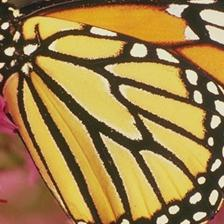
#> input picture code/Sparse-Patch-Sampling/output/FFT/ori_img.jpg, 224 x 224 px, given as the content of the folder ../Set5/, which was not available
$ jupyter execute HR2LR.ipynb
#> lines starting #> are read from the running program, lines starting #| are printed output that depends on the picture; pictures that were not available may be replaced by others from this repository, and a replacement may not be noted
[cell 1]
import numpy as np
from scipy.spatial import Delaunay
import cv2
import os
import math
from tqdm import tqdm
import random

[cell 2]
FFT = True # whether to use FFT-based down-sampling
scale = 1000 # down-sampling scale
HR_dir="../Set5/" # origin image folder

[cell 3]
# FFT high-pass filtering
def high_pass_filtering(image, radius, n):
    fft = cv2.dft(np.float32(image), flags=cv2.DFT_COMPLEX_OUTPUT)
    dshift = np.fft.fftshift(fft)

    rows, cols = image.shape[:2]
    mid_row, mid_col = int(rows / 2), int(cols / 2)

    mask = np.zeros((rows, cols, 2), np.float32)
    for i in range(0, rows):
        for j in range(0, cols):
            d = math.sqrt(pow(i - mid_row, 2) + pow(j - mid_col, 2))
            try:
                mask[i, j, 0] = mask[i, j, 1] = 1 / (1 + pow(radius / d, 2*n))
            except ZeroDivisionError:
                mask[i, j, 0] = mask[i, j, 1] = 0
    fft_filtering = dshift * mask
    ishift = np.fft.ifftshift(fft_filtering)
    image_filtering = cv2.idft(ishift)
    image_filtering = cv2.magnitude(
        image_filtering[:, :, 0], image_filtering[:, :, 1])
    cv2.normalize(image_filtering, image_filtering, 0, 1, cv2.NORM_MINMAX)
    return image_filtering

[cell 4]
class Triangle:
    def __init__(self, coordinate, color) -> None:
        self.coordinate = coordinate
        self.color = color
        self.A, self.B, self.C = self.coordinate[0], self.coordinate[1], self.coordinate[2]
        self.ABx = self.B[0] - self.A[0]
        self.ACx = self.C[0] - self.A[0]
        self.ABy = self.B[1] - self.A[1]
        self.ACy = self.C[1] - self.A[1]

    def barycentric(self, P):
        # compute the barycentric coordinates of P
        s1 = np.array([[self.ABx, self.ACx, self.A[0] - P[i][0]]
                       for i in range(P.shape[0])])
        s2 = np.array([[self.ABy, self.ACy, self.A[1] - P[i][1]]
                       for i in range(P.shape[0])])
        _u = np.cross(s1, s2)
        ans = [[1-(u[0]+u[1])/u[2], u[0]/u[2], u[1]/u[2]]
               if abs(u[2]) > 0 else [-1, 1, 1]
               for u in _u]
        return np.array(ans)

[cell 5]
corner = np.array([[0, 0], [0, 1], [1, 0], [1, 1]])
for root, dirs, files in os.walk(HR_dir):
    # for file in tqdm(files, leave=True):
    for file in files:
        HR_img = cv2.imread(os.path.join(root, file))
#> HR_img is the input picture: shape (224, 224, 3); mean B, G, R 72.4, 129.4, 160
        point_num = HR_img.shape[0]*HR_img.shape[1]//scale
#> point_num = 50
        if FFT:
            fft_HR_img = cv2.cvtColor(HR_img, cv2.COLOR_BGR2GRAY)
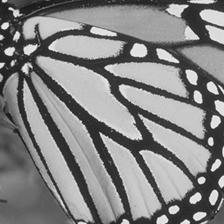
#> fft_HR_img: shape (224, 224); min 13, max 252, mean 132
            fft_HR_img = high_pass_filtering(fft_HR_img, 30, 1)
#> in high_pass_filtering, `image_filtering = cv2.magnitude( image_filtering[:, :, 0], image_filte..`:
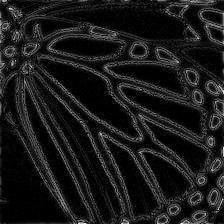
#> image_filtering: shape (224, 224) float32; min 2.95, max 5689703.5, mean 592457.1; drawn with min black and max white
            #! TODO This method may lead to prob*fft_HR_img[i][j] > 1
            prob = point_num/(np.sum(fft_HR_img))
#> prob = 0.00957
            points = []
            for i in range(HR_img.shape[0]):
                for j in range(HR_img.shape[1]):
                    if random.random() <= prob*fft_HR_img[i][j]:
                        points.append([i, j])
        else:  # sample randomly
            points = np.random.random((point_num, 2))
            points = np.array(
                points*[HR_img.shape[0]-1, HR_img.shape[1]-1], dtype=int)
        HR_img_corner = np.array(
            corner*[HR_img.shape[0]-1, HR_img.shape[1]-1], dtype=int)
#> HR_img_corner = [[0, 0], [0, 223], [223, 0], [223, 223]]
        points = np.concatenate((HR_img_corner, np.array(points)))

        delaunay = Delaunay(points)  # execute Delaunay triangualtion algorithm
        points_coord = points[delaunay.simplices]
        tris = [Triangle(c, np.array([HR_img[c[0][0]][c[0][1]], HR_img[c[1][0]]
                                      [c[1][1]], HR_img[c[2][0]][c[2][1]]])) for c in points_coord]
#> in __init__, `self.color = color`: self.color = [[65, 72, 152], [7, 76, 109], [83, 95, 173]]
#> tris = 80 items

        computed = set()
        LR_img = np.zeros((HR_img.shape[0], HR_img.shape[1], 3))
        for t in tqdm(tris, leave=False):  # for each triangle
            bbox = np.array([[np.min(t.coordinate[:, 0]), np.min(t.coordinate[:, 1])],
                             [np.max(t.coordinate[:, 0]), np.max(t.coordinate[:, 1])]])
            coord = np.array([[x, y] for x in range(bbox[0][0], bbox[1][0]+1)
                              for y in range(bbox[0][1], bbox[1][1]+1)])
            u = t.barycentric(coord)
            colors = np.dot(u, t.color)  # interpolate color
            for i in range(coord.shape[0]):
                x, y = coord[i]
                if (x, y) in computed:  # prevent from repeated computation
                    continue
                barycentric = u[i]
                # in this triangle
                if barycentric[0] >= 0 and barycentric[1] >= 0 and barycentric[2] >= 0:
                    computed.add((x, y))
                    LR_img[x][y] = colors[i]
#> this loop made 80 passes
#> bbox on passes 1 to 12: [[217, 0], [223, 209]], [[4, 97], [41, 143]], [[0, 0], [17, 97]], [[103, 0], [142, 33]], [[90, 0], [142, 3]], [[0, 0], [142, 1]], [[180, 0], [223, 141]], [[65, 1], [103, 77]], [[65, 3], [137, 77]], [[29, 217], [223, 223]], [[74, 103], [135, 200]], [[58, 103], [135, 184]]
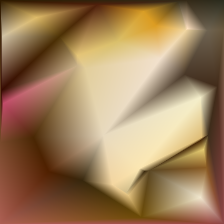
#> LR_img: shape (224, 224, 3) float64; mean of channels 0, 1, 2 89.8, 126, 157.2; drawn as B, G, R
#> after the loop, computed = 50176 items
        # save LR image
        LR_img = LR_img.astype(np.uint8)
        output_dir = '../delaunay/{}/x{}'.format(
            'FFT' if FFT else 'random', scale)
        if not os.path.exists(output_dir):
            os.makedirs(output_dir)
        cv2.imwrite(os.path.join(output_dir, file), LR_img)
